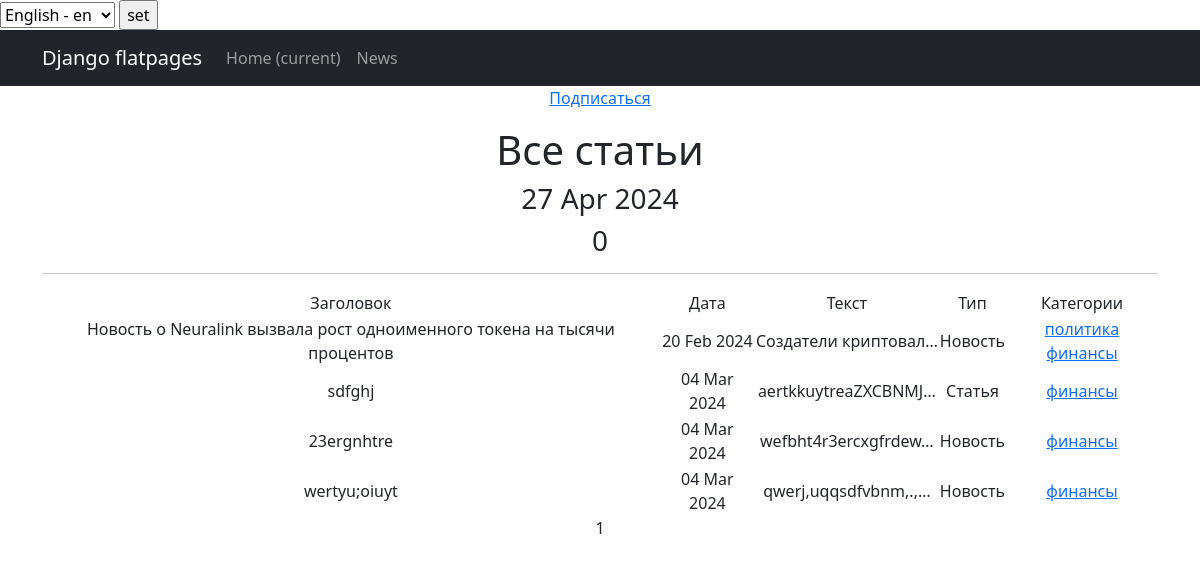
The page /news/categories/4 on the database as committed earlier.
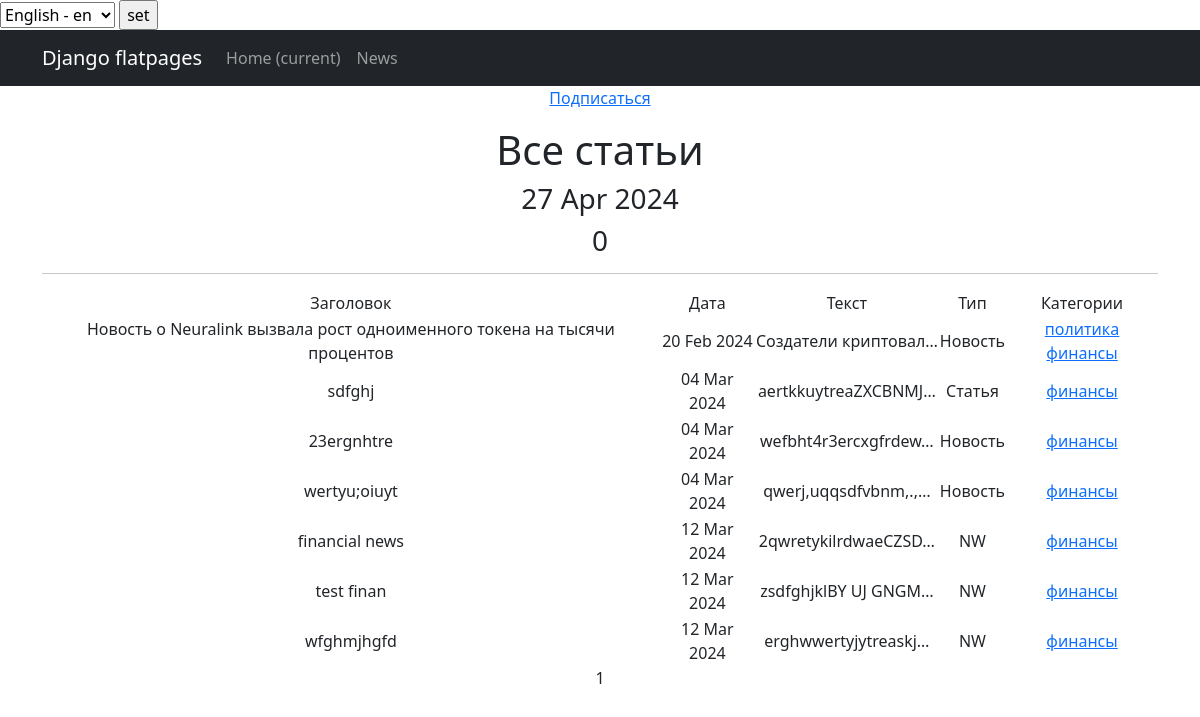
The same page on the database as committed later.
### news/models.py (models this page shows, shortened)
class Post(models.Model):
    NEWS = 'NW'
    ARTICLE = "AR"
    POSITIONS = [
        (NEWS, 'Новость'),
        (ARTICLE, 'Статья')
    ]
    author = models.ForeignKey(Author, on_delete=models.CASCADE)
    type = models.CharField(max_length=20, choices=POSITIONS, default=NEWS)
    time_in = models.DateTimeField(auto_now_add=True)
    category = models.ManyToManyField(Category, through='PostCategory')
    title = models.CharField(
        max_length=255,
        unique=True,
    )
    text = models.TextField()
    rating = models.IntegerField(default=0)

class Category(models.Model):
    name = models.CharField(max_length=255, help_text=_('имя категории'), unique=True)
    subscribers = models.ManyToManyField(User, blank=True,null=True, related_name='categories')
    def __str__(self):
        return self.name

### news/views.py (the view)
# urls.py: path('categories/<int:pk>', CategoryListView.as_view(), name='category_list'),
class CategoryListView(PostsList):
    model = Post
    template_name = 'category_list.html'
    context_object_name = 'category_news_list'
    def get_queryset(self):
        self.category = get_object_or_404(Category, id=self.kwargs['pk'])
        queryset = Post.objects.filter(category=self.category)
        return queryset
    def get_context_data(self, **kwargs):
        context = super().get_context_data(**kwargs)
        context['is_not_subscriber'] = self.request.user not in self.category.subscribers.all()
        context['category'] = self.category
        return context

### news/templatetags/custom_filters.py (called while the page is built)
@register.filter()
def censor(value):
    new_text = value.replace('редиска', 'р******')
    new_text = new_text.replace('скуф', 'ск**')
    return new_text

### news/views.py (called while the page is built)
    def get_context_data(self, **kwargs):
        context = super().get_context_data(**kwargs)
        context['time_now'] = datetime.utcnow()
        return context

### templates/category_list.html (shortened to what this page needs)
{% extends 'flatpages/default.html' %}
{% load i18n %}
{% load custom_filters %}
{% load custom_tags %}
{% block content %}
    {% if is_not_subscriber %}
        <p class="text-center"><a href="{% url 'subscribe' category.id %}" class="btn-secondary btn-sm">Подписаться</a></p>
    {% endif %}
    <h1>{% trans "Все статьи" %}</h1>
    <h3>{{ time_now|date:'d M Y' }}</h3>
    <h3> {{ posts|length }} </h3>
    <hr>
   {% if category_news_list %}
       <table>
           <tr>
               <td>{% trans "Заголовок" %}</td>
               <td>{% trans "Дата" %}</td>
               <td>{% trans "Текст" %}</td>
               <td>{% trans "Тип" %}</td>
               <td>{% trans "Категории" %}</td>
           </tr>
           {% for post in category_news_list %}
           <tr>
               <td>
                   {{ post.title|censor }}
               </td>
               <td>
                   {{ post.time_in|date:'d M Y' }}
               </td>
               <td>
                   {{ post.text|truncatechars:20|censor }}
               </td>
               <td>
                   {{ post.type }}
               </td>
               <td>
                   {% for category in post.category.all %}
                       <a href="{% url 'category_list' category.id %}"> {{category}}</a>
                   {% endfor %}
               </td>
           </tr>
           {% endfor %}
       </table>
   {% endif %}
   {{ page_obj.number }}
{% endblock content %}

Rows that differ between the two databases and show on the page:
added Post: title|censor "financial news", time_in "12 Mar 2024", text|censor "2qwretykilrdwaeCZSD…", type "NW", Category (name "финансы")
added Post: title|censor "test finan", time_in "12 Mar 2024", text|censor "zsdfghjklBY UJ GNGM…", type "NW", Category (name "финансы")
added Post: title|censor "wfghmjhgfd", time_in "12 Mar 2024", text|censor "erghwwertyjytreaskj…", type "NW", Category (name "финансы")
